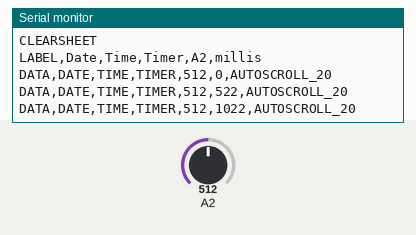
The sketch below on a simulated Arduino Uno, built with avr-gcc and run on an emulated ATmega328P. Shown: the last lines printed to the serial monitor. The test bench sets the inputs (shaded band); at power-on: A2 = 512.

Above: at 1.3 s.
1.4 s: A2 set to 716
At 1.9 s:
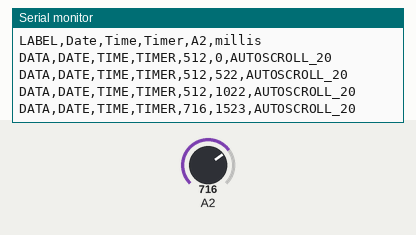
2.9 s: A2 set to 900
At 3.4 s:
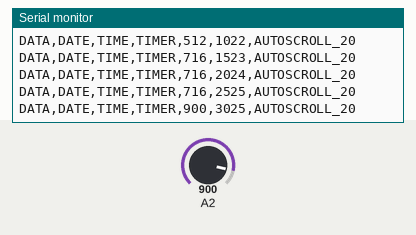
Timing chart, 0 to 5.9 s (numbered marks = the images above; inputs shaded):
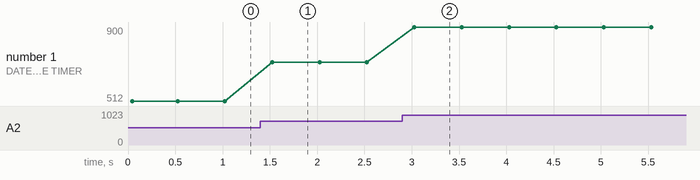

Measured:
- after the input at 1.4 s, the serial monitor: prints a new line after 0.13 s (image 1)
- after the input at 2.9 s, the serial monitor: prints a new line after 0.13 s (image 2)
- plotted number 1: 512 → 716 after the input at 1.4 s, 716 → 900 after the input at 2.9 s

The sketch:

PLX-DAQ_AnalogInput.ino
```cpp
void setup() {

  // open serial connection
    Serial.begin(9600);

    //Serial.println("CLEARDATA"); // clears sheet starting at row 2
    Serial.println("CLEARSHEET"); // clears sheet starting at row 1

  // define 5 columns named "Date", "Time", "Timer", "Counter" and "millis"
    Serial.println("LABEL,Date,Time,Timer,A2,millis");

}

void loop() {
  // put your main code here, to run repeatedly:
  Serial.println( (String) "DATA,DATE,TIME,TIMER," + analogRead(A2) + "," + millis() + ",AUTOSCROLL_20" );
  delay(500);
}
```
